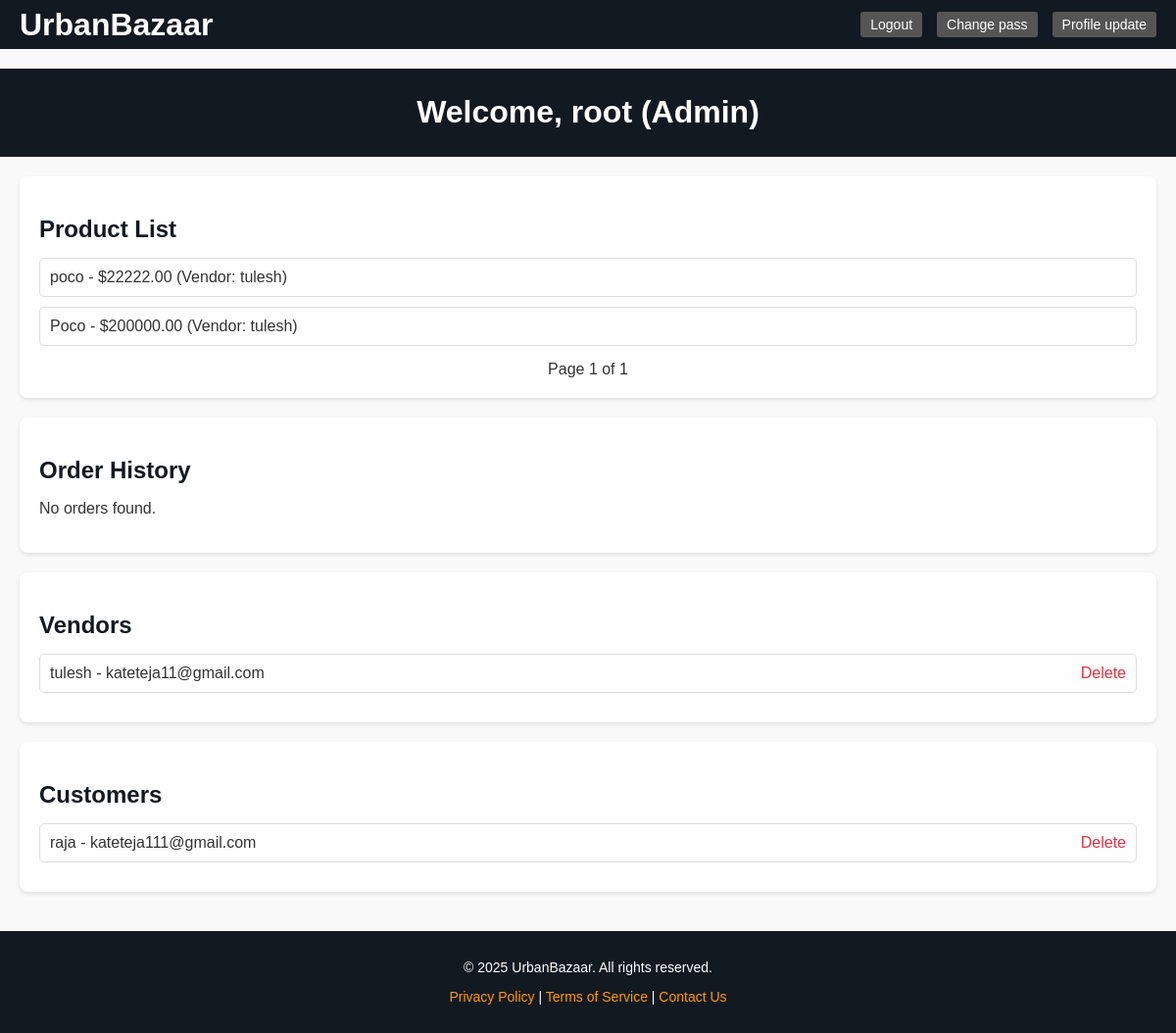
The app's page /Admin_dashboard/ (signed in), older data.
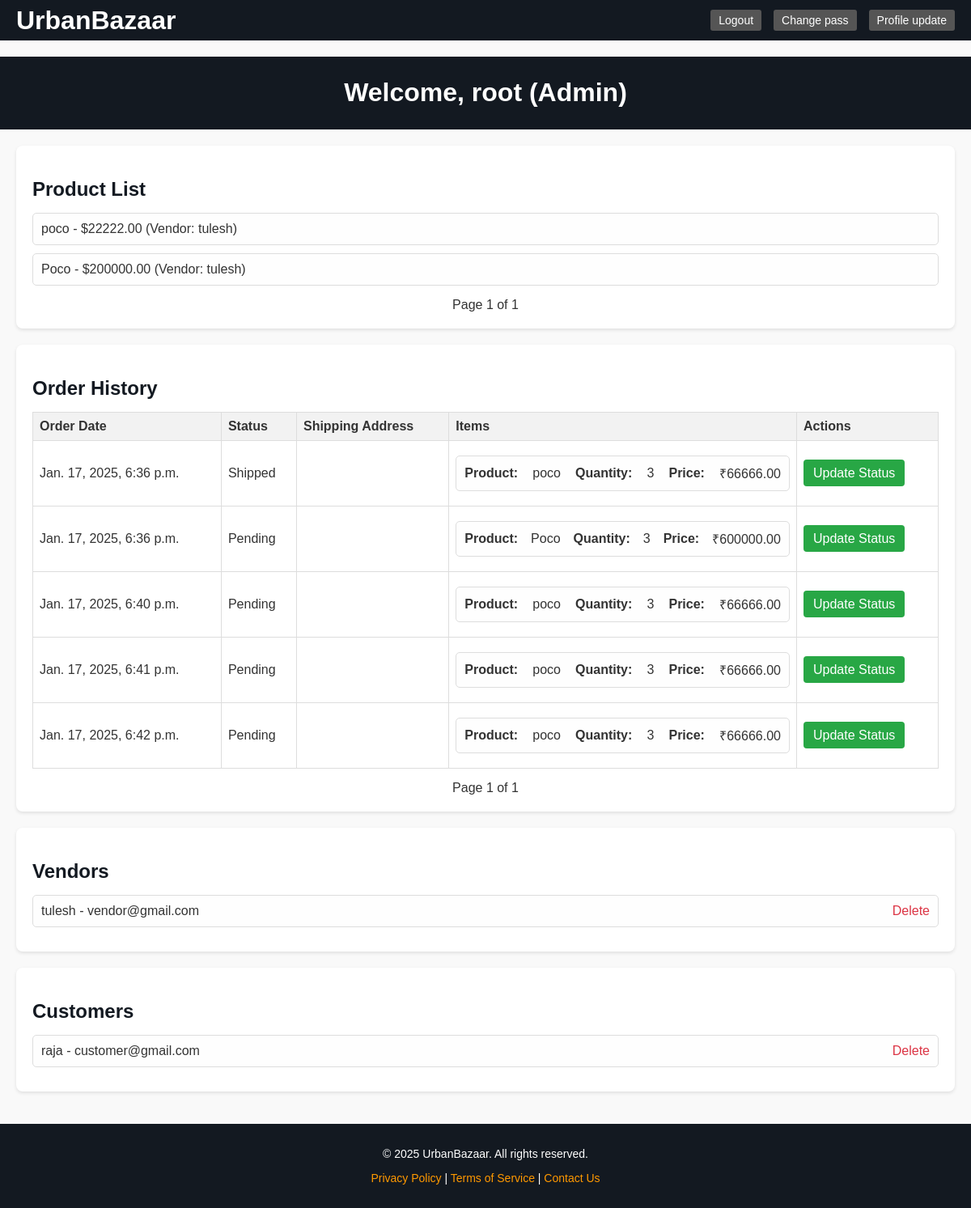
The same page, newer data.
### urbanbazaarapp/models.py (models this page shows, shortened)
class Product(models.Model):
    CATEGORY_CHOICES = [
        ('ELECTRONICS', 'Electronics'),
        ('CLOTHING', 'Clothing'),
        ('FURNITURE', 'Furniture'),
        ('ACCESSORIES', 'Accessories'),
        ('MOBILE', 'Mobile'),
        ('LAPTOP', 'Laptop'),
    ]
    vendor = models.ForeignKey(User, on_delete=models.CASCADE)
    name = models.CharField(max_length=100)
    description = models.TextField()
    price = models.DecimalField(max_digits=10, decimal_places=2)
    stock_quantity = models.PositiveIntegerField()
    category = models.CharField(max_length=100, choices=CATEGORY_CHOICES, default= 'ELECTRONICS')
    image = models.ImageField(default='dd.png')

class Profile(models.Model):
    ROLE_CHOICE = (('Vendor' , 'Vendor') , ('Customer' , 'Customer'))
    user = models.OneToOneField(User , on_delete = models.CASCADE)
    role = models.CharField(max_length = 20 , choices = ROLE_CHOICE)

class Order(models.Model):
    ORDER_STATUS = [
        ('Pending', 'Pending'),
        ('Shipped', 'Shipped'),
        ('Delivered', 'Delivered'),
    ]
    customer = models.ForeignKey(User, on_delete=models.CASCADE)
    order_date = models.DateTimeField(auto_now_add=True)
    status = models.CharField(max_length=50, choices=ORDER_STATUS, default='Pending')
    total_amount = models.DecimalField(max_digits=10, decimal_places=2)

class OrderItem(models.Model):
    order = models.ForeignKey(Order, on_delete=models.CASCADE)
    product = models.ForeignKey(Product, on_delete=models.CASCADE)
    quantity = models.PositiveIntegerField()
    price = models.DecimalField(max_digits=10, decimal_places=2)

### urbanbazaarapp/views.py (the view)
# urls.py: path('Admin_dashboard/' , Admin_dashboard.as_view() , name= "Admin_dashboard"),
class Admin_dashboard(View):
    def get(self, request):
        if request.user.is_authenticated and request.user.is_superuser:
                products = Product.objects.all()
                vendors = Profile.objects.filter(role = 'Vendor')
                customers = Profile.objects.filter(role = 'Customer')
                orders = Order.objects.all()
                order_items = OrderItem.objects.filter(order__in=orders)
                order_paginator = Paginator(orders, 7)
                order_page_number = request.GET.get('order_page')
                orders_page = order_paginator.get_page(order_page_number)
                product_paginator = Paginator(products, 7)
                product_page_number = request.GET.get('product_page')
                products_page = product_paginator.get_page(product_page_number)
                vendor_paginator = Paginator(vendors, 7)
                vendor_page_number = request.GET.get('vendor_page')
                vendors_page = vendor_paginator.get_page(vendor_page_number)
                customer_paginator = Paginator(customers, 7)
                customer_page_number = request.GET.get('customer_page')
                customers_page = customer_paginator.get_page(customer_page_number)
                context = {
                    'name': request.user.username,
                    'products': products_page,
                    'vendors': vendors_page,
                    'customers': customers_page,
                    'orders': orders_page,
                    'order_items': order_items,
                }
                return render(request, 'Admin.html', context)
        else:
            return redirect('login')

### urbanbazaarapp/templates/Admin.html (shortened to what this page needs)
{% extends 'base.html' %}
{% block content %}
<div class="navbar">
    <h1>UrbanBazaar</h1>
    <div class="nav-buttons">
        <a href="{% url 'logout' %}" class="nav-button">Logout</a>
        <a href="{% url 'User_Pass_Change' request.user.id %}" class="nav-button">Change pass</a>
        <a href="{% url 'User_update' request.user.id %}" class="nav-button">Profile update</a>
    </div>
</div>
    <header>
        <h1>Welcome, {{ name }} (Admin)</h1>
    </header>
    <main>
        <section>
            <h2>Product List</h2>
            <ul>
                {% for product in products %}
                    <li>
                        {{ product.name }} - ${{ product.price }} (Vendor: {{ product.vendor.username }})
                    </li>
                {% empty %}
                    <p>No products available.</p>
                {% endfor %}
            </ul>
            <div class="pagination">
                Page {{ products.number }} of {{ products.paginator.num_pages }}
            </div>
        </section>
        <section>
            <h2>Order History</h2>
            {% if orders %}
                <table>
                    <thead>
                        <tr>
                            <th>Order Date</th>
                            <th>Status</th>
                            <th>Shipping Address</th>
                            <th>Items</th>
                            <th>Actions</th>
                        </tr>
                    </thead>
                    <tbody>
                        {% for order in orders %}
                            <tr>
                                <td>{{ order.order_date }}</td>
                                <td>{{ order.get_status_display }}</td>
                                <td>{{ order.shipping_address }}</td>
                                <td>
                                    <ul>
                                        {% for order_item in order_items %}
                                            {% if order_item.order.id == order.id %}
                                                <li>
                                                    <strong>Product:</strong> {{ order_item.product.name }}<br>
                                                    <strong>Quantity:</strong> {{ order_item.quantity }}<br>
                                                    <strong>Price:</strong> ₹{{ order_item.price }}
                                                </li>
                                            {% endif %}
                                        {% endfor %}
                                    </ul>
                                </td>
                                <td>
                                    {% if order.status != 'Canceled' %}
                                        <a href="{% url 'Update_Order_Status' order.id %}" class="approve-button">Update Status</a>
                                    {% endif %}
                                </td>
                            </tr>
                        {% endfor %}
                    </tbody>
                </table>
                <div class="pagination">
                    Page {{ orders.number }} of {{ orders.paginator.num_pages }}
                </div>
            {% else %}
                <p>No orders found.</p>
            {% endif %}
        </section>
        <section>
            <h2>Vendors</h2>
            <ul>
                {% for vendor in vendors %}
                    <li>
                        {{ vendor.user.username }} - {{ vendor.user.email }}
                        <a href="{% url 'User_Delete' vendor.id %}?role={{ vendor.role }}" class="delete-button">Delete</a>
                    </li>
                {% empty %}
                    <p>No vendors registered.</p>
                {% endfor %}
            </ul>
        </section>
        <section>
            <h2>Customers</h2>
            <ul>
                {% for customer in customers %}
                    <li>
                        {{ customer.user.username }} - {{ customer.user.email }}
                        <a href="{% url 'User_Delete' customer.id %}?role={{ customer.role }}" class="delete-button">Delete</a>
                    </li>
                {% empty %}
                    <p>No customers registered.</p>
                {% endfor %}
            </ul>
        </section>
    </main>
{% endblock %}

### urbanbazaarapp/templates/base.html (shortened to what this page needs)
<!DOCTYPE html>
<html lang="en">
<head>
</head>
<body>
    {% block content %}{% endblock %}
    <div class="footer">
        <p>&copy; 2025 UrbanBazaar. All rights reserved.</p>
        <p>
            <a href="/privacy-policy">Privacy Policy</a> |
            <a href="/terms-of-service">Terms of Service</a> |
            <a href="/contact">Contact Us</a>
        </p>
    </div>
</body>
</html>

### urbanbazaarapp/templates/base.html (style rules this page uses)
html, body { height: 100%; margin: 0; display: flex; flex-direction: column; }
body { font-family: 'Arial', sans-serif; background-color: #f7f7f7; color: #333; }
.navbar { background-color: #131921; color: white; padding: 15px 20px; display: flex; justify-content: space-between; align-items: center; }
.navbar h1 { font-size: 32px; }
.navbar .nav-buttons { display: flex; gap: 15px; }
.nav-button { padding: 10px 20px; font-size: 14px; color: white; background-color: #ff9900; text-decoration: none; border-radius: 5px; transition: background-color 0.3s ease; }
.footer { background-color: #131921; color: white; text-align: center; width: 100%; padding: 15px 20px; box-sizing: border-box; margin-top: auto; }
.footer p { font-size: 14px; }
.footer a { color: #ff9900; text-decoration: none; }

### urbanbazaarapp/templates/Admin.html (style rules this page uses)
.navbar { background-color: #131921; color: white; width: 100%; padding: 15px 20px; box-sizing: border-box; margin-bottom: 20px; height: 50px; }
.nav-buttons { display: flex; gap: 10px; }
.nav-button { color: white; text-decoration: none; padding: 5px 10px; background-color: #555; border-radius: 3px; transition: background-color 0.3s ease; }
table { width: 100%; border-collapse: collapse; }
th, td { padding: 10px; border: 1px solid #ddd; }
body { font-family: Arial, sans-serif; margin: 0; padding: 0; background-color: #f9f9f9; color: #333; }
header { background-color: #131921; color: white; padding: 5px; text-align: center; }
main { padding: 20px; }
section { background: white; margin-bottom: 20px; padding: 20px; border-radius: 8px; box-shadow: 0 2px 4px rgba(0, 0, 0, 0.1); }
h2 { margin-bottom: 15px; color: #131921; }
ul { list-style-type: none; padding: 0; margin: 0; }
li { margin: 10px 0; padding: 10px; border: 1px solid #ddd; border-radius: 5px; display: flex; justify-content: space-between; align-items: center; background-color: #fefefe; }
table th, table td { text-align: left; padding: 8px; border-bottom: 1px solid #ddd; }
table th { background-color: #f2f2f2; }
.approve-button { background-color: #28a745; color: white; padding: 8px 12px; text-decoration: none; border-radius: 4px; transition: background-color 0.3s ease; }
.delete-button { color: #dc3545; text-decoration: none; }
.pagination { margin-top: 15px; text-align: center; }

Row changes from the older to the newer data that the page shows:
added Order: order_date "Jan. 17, 2025, 6:36 p.m.", status "Shipped", shows "Update Status"
added OrderItem: product.name "poco", quantity "3", price "66666.00", shown under "Jan. 17, 2025, 6:36 p.m."
added Order: order_date "Jan. 17, 2025, 6:36 p.m.", status "Pending", shows "Update Status"
added OrderItem: product.name "Poco", quantity "3", price "600000.00", shown under "Jan. 17, 2025, 6:36 p.m."
added Order: order_date "Jan. 17, 2025, 6:40 p.m.", status "Pending", shows "Update Status"
added OrderItem: product.name "poco", quantity "3", price "66666.00", shown under "Jan. 17, 2025, 6:40 p.m."
added Order: order_date "Jan. 17, 2025, 6:41 p.m.", status "Pending", shows "Update Status"
added OrderItem: product.name "poco", quantity "3", price "66666.00", shown under "Jan. 17, 2025, 6:41 p.m."
added Order: order_date "Jan. 17, 2025, 6:42 p.m.", status "Pending", shows "Update Status"
added OrderItem: product.name "poco", quantity "3", price "66666.00", shown under "Jan. 17, 2025, 6:42 p.m."
changed through a linked row, Profile "tulesh": user.email "kateteja11@gmail.com" → "vendor@gmail.com"
changed through a linked row, Profile "raja": user.email "kateteja111@gmail.com" → "customer@gmail.com"
Text that changed along with them:
{{ orders.number }}: (not shown) → "1"
{{ orders.paginator.num_pages }}: (not shown) → "1"
text no longer shown: "No orders found."
text now shown: "Order Date Status Shipping Address Items Actions Page of"
